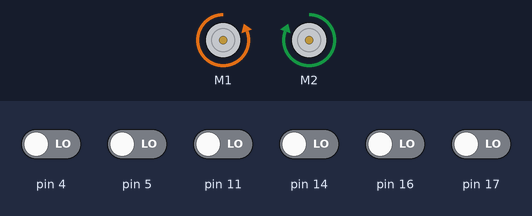
Bench run of a sketch on a simulated Arduino Uno, built with avr-gcc and run on an emulated ATmega328P. Shown: 2 × DC motor (green arrow = forward, orange = backward, longer = faster). Inputs (shaded band) come from the test bench; at power-on: pin 4, pin 5, pin 11, pin 14, pin 16, pin 17 LOW. What the sketch prints to the serial monitor is not drawn.

Above: at 13.4 s.
13.5 s: pin 5 driven HIGH
At 14.0 s:
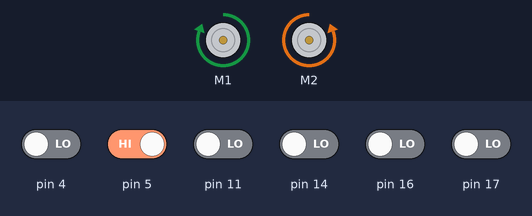
15.0 s: pin 4 driven HIGH
At 16.2 s:
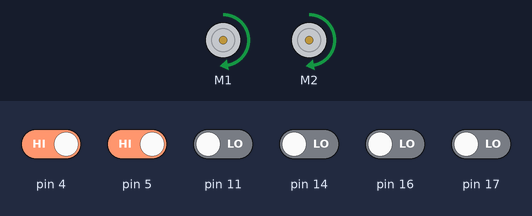
16.5 s: pin 11 driven HIGH
At 17.5 s:
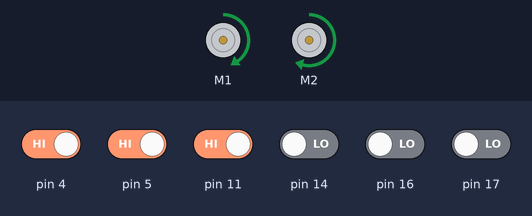
18.0 s: pin 16 driven HIGH
At 18.7 s:
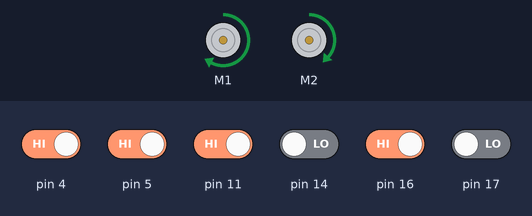
19.5 s: pin 14 driven HIGH
At 19.8 s:
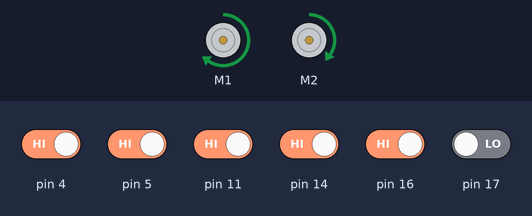
21.0 s: pin 4 driven LOW
At 22.2 s:
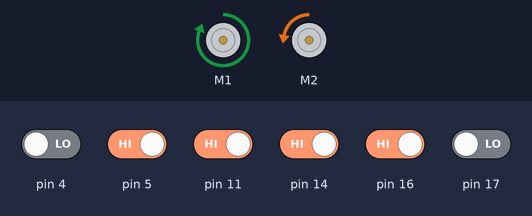
Timing chart, 0 to 23.5 s (numbered marks = the images above; inputs shaded):
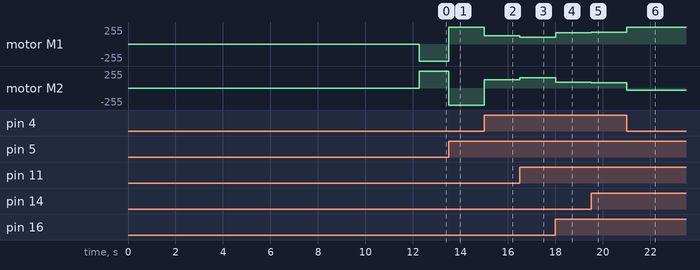

The sketch:

Day_1_at_home_code.ino.ino
```cpp
#include <Wire.h>
#include <ZumoShield.h>
ZumoMotors motors;
ZumoReflectanceSensorArray linesensors(QTR_NO_EMITTER_PIN);
ZumoBuzzer buzzer;

unsigned int sensor_vals[6];

void setup() {
  // put your setup code here, to run once:

Serial.begin(9600);
Serial.println ("Calibration begin.");
int i;
for(i = 0; i<250; i++){
  linesensors.calibrate();
  delay(20);
}
Serial.println("Calibration complete!");
delay(1000);
}
int LastError = 0;
void loop() {
  // put your main code here, to run repeatedly:
  int p = linesensors.readLine(sensor_vals, true);
  //calculate error from deisred target
  int error = p - 2500;

  //calculate motor differential
  int speedDifference = (error / 4) + (error-LastError)*6;
  LastError = error;

  int leftSpeed = 200 + speedDifference;
  int rightSpeed = 200 - speedDifference;

  motors.setSpeeds(leftSpeed, rightSpeed);
  }


//motors.setSpeeds(300,300);
//delay(4000);
//motors.setSpeeds(0,0);
//while(true){

//}
```

Measured:
- after the input at 13.5 s, motor M1: backward 255/255 → forward 255/255 at once; motor M2: forward 255/255 → backward 255/255 at once
- after the input at 15.0 s, motor M1: forward 255/255 → forward 127/255 at once; motor M2: backward 255/255 → forward 127/255 at once
- after the input at 16.5 s, motor M1: forward 127/255 → forward 101/255 at once; motor M2: forward 127/255 → forward 153/255 at once
- after the input at 18.0 s, motor M1: forward 101/255 → forward 167/255 at once; motor M2: forward 153/255 → forward 87/255 at once
- after the input at 19.5 s, motor M1: forward 167/255 → forward 175/255 at once; motor M2: forward 87/255 → forward 79/255 at once
- after the input at 21.0 s, motor M1: forward 175/255 → forward 255/255 at once; motor M2: forward 79/255 → backward 31/255 at once
